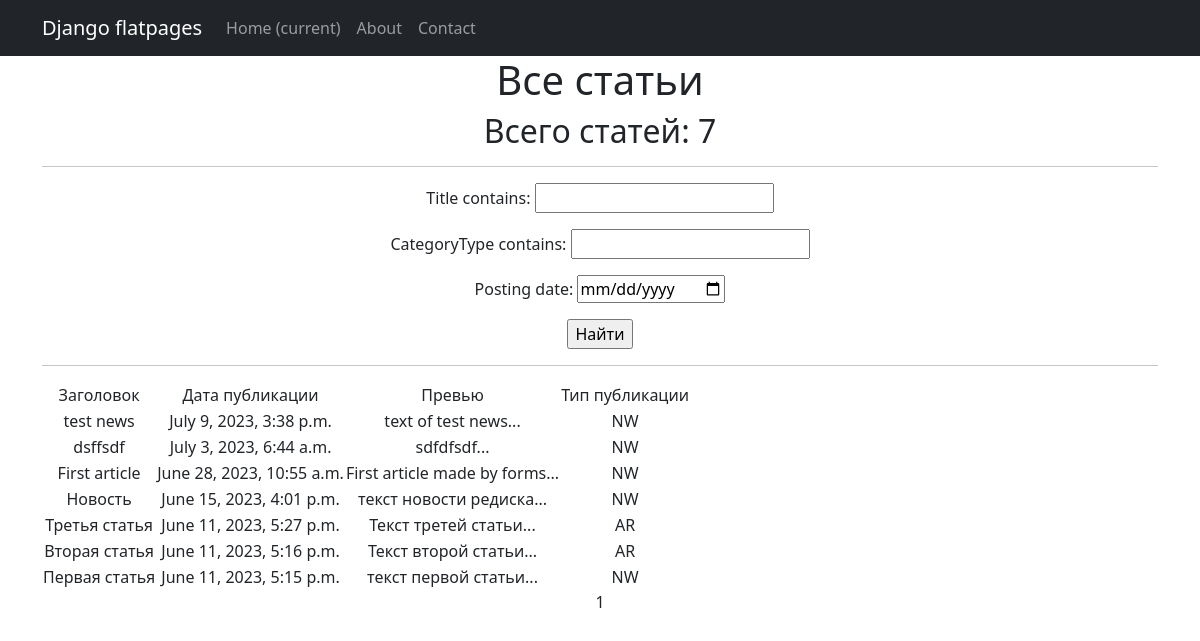
Page /news/ on the committed database.
### news/models.py (models this page shows, shortened)
class Post(models.Model):
    author = models.ForeignKey(Author, on_delete=models.CASCADE)
    NEWS = "NW"
    ARTICLE = "AR"
    CATEGORY_CHOICES = (
        (NEWS, 'Новость'),
        (ARTICLE, 'Статья'),
    )
    categoryType = models.CharField(max_length=2, choices=CATEGORY_CHOICES, default=NEWS)
    dateCreation = models.DateTimeField(auto_now_add=True)
    postCategory = models.ManyToManyField(Category, through='PostCategory')
    title = models.CharField(max_length=128)
    text = models.TextField()
    rating = models.SmallIntegerField(default=0)
    def preview(self):
        return self.text[0:128] + '...'

### news/views.py (the view)
# urls.py: path('', PostList.as_view(), name ='post_list'),
class PostList(ListView):
    model = Post
    ordering = '-dateCreation'
    template_name = 'post.html'
    context_object_name = 'post'
    paginate_by = 10
    def get_queryset(self):
        queryset = super().get_queryset()
        self.filterset = PostFilter(self.request.GET, queryset)
        return self.filterset.qs
    def get_context_data(self, **kwargs):
        context = super().get_context_data(**kwargs)
        context['filterset'] = self.filterset
        return context

### templates/post.html (shortened to what this page needs)
{% extends 'flatpages/default.html' %}
{% load custom_tags %}
{% load custom_filters %}
{% block content %}
    <h1>Все статьи</h1>
    <h2>Всего статей: {{post|length}}    </h2>
<hr>
<form action="" method="get">
       {{ filterset.form.as_p }}
       <input type="submit" value="Найти" />
   </form>
<hr>
    {% if post %}
        <table>
          <tr>
               <td>Заголовок</td>
               <td>Дата публикации</td>
               <td>Превью</td>
               <td>Тип публикации</td>
           </tr>
         {% for posts in post %}
            <tr>
               <td>{{ posts.title }}</td>
               <td>{{ posts.dateCreation }}</td>
               <td>{{ posts.preview }}</td>
               <td>{{ posts.categoryType }}</td>
               <td>
                </td>
           </tr>
        {% endfor %}
         </table>
{% else %}
        <h2>Статей нет</h2>
{% endif %}
   {{ page_obj.number }}
{% endblock content %}

### rows in the picture
Post: title "test news", dateCreation "July 9, 2023, 3:38 p.m.", preview "text of test news...", categoryType "NW"
Post: title "dsffsdf", dateCreation "July 3, 2023, 6:44 a.m.", preview "sdfdfsdf...", categoryType "NW"
Post: title "First article", dateCreation "June 28, 2023, 10:55 a.m.", preview "First article made by forms...", categoryType "NW"
Post: title "Новость", dateCreation "June 15, 2023, 4:01 p.m.", preview "текст новости редиска...", categoryType "NW"
Post: title "Третья статья", dateCreation "June 11, 2023, 5:27 p.m.", preview "Текст третей статьи...", categoryType "AR"
Post: title "Вторая статья", dateCreation "June 11, 2023, 5:16 p.m.", preview "Текст второй статьи...", categoryType "AR"
Post: title "Первая статья", dateCreation "June 11, 2023, 5:15 p.m.", preview "текст первой статьи...", categoryType "NW"

### other values in the picture
{{ post|length }} "7"
{{ page_obj.number }} "1"
